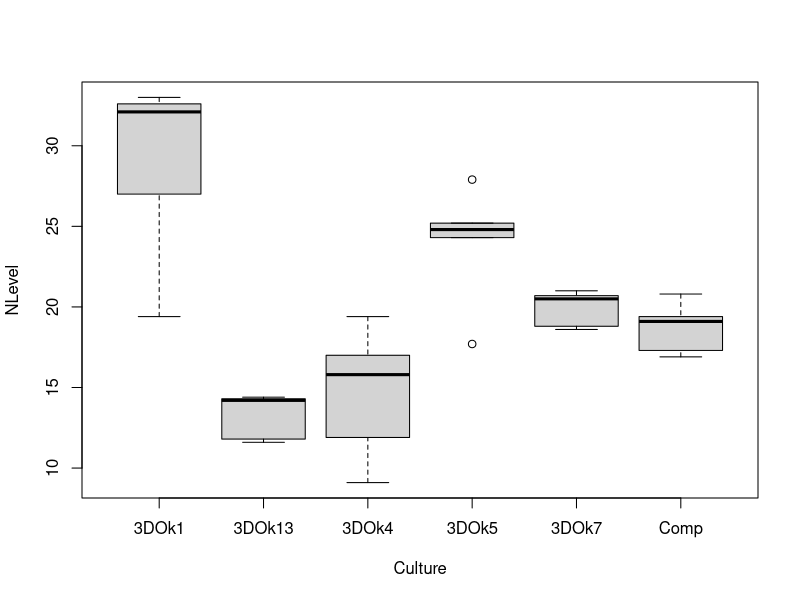
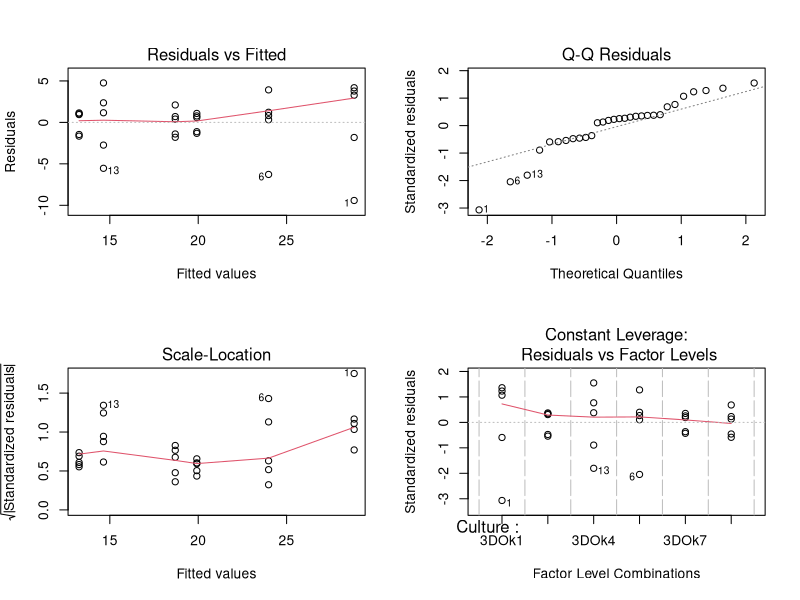

Source code (R) for these figures, in order:
#BIOL933
#Lab 3
#Example 1

#This script performs a CRD analysis (one-way ANOVA) and tests for homogeneity of variance

# Read data first
clover_dat <- read.csv("Data/Lab3ex1.csv")

#Load the data, then use the following function to examine the structure of your data
str(clover_dat, give.attr = F)

#Convert clover_dat to a dataframe and tell R that "Culture" is a classification variable; re-examine
clover_dat <- as.data.frame(clover_dat)
clover_dat$Culture <- as.factor(clover_dat$Culture)
str(clover_dat, give.attr = F)

#Apply the linear model and look at the results (ANOVA table)
clover_mod<-lm(NLevel ~ Culture, data = clover_dat)
anova(clover_mod)

#Some more results
summary(clover_mod)

#Create box-and-whisker plot of the data
plot(clover_dat)


#Testing for homogeneity of variances using Levene's original test

# how about plot the model
par(mfrow=c(2,2))
plot(clover_mod)
dev.off()

#extract residual values
clover_res<-residuals(clover_mod)
clover_res

#add these residual values to the original dataframe
clover_dat$res<-clover_res
clover_dat$absres<-abs(clover_res) #for Levene's original test, use the absolute values of residuals
clover_dat$res2<-clover_res^2 #for a more robust test, use squared residuals
head(clover_dat)  # Use head() to look at the first six lines of a dataframe

#Test for homogeneity of variances
leveneABS_mod<-lm(absres ~ Culture, data = clover_dat)
anova(leveneABS_mod)

leveneRES2_mod<-lm(res2 ~ Culture, data = clover_dat)
anova(leveneRES2_mod)


#The Levene Test is available through the "car" package
#install.packages("car")
library(car)

leveneTest(clover_mod, center = mean) #same as abs(res)
leveneTest(clover_mod, center = median) #the default


#alternative HOV tests
bartlett.test(NLevel ~ Culture, data = clover_dat)  

#parametric test; very similar to res^2
#sensitive to departures from normality

fligner.test(NLevel ~ Culture, data = clover_dat)  #non-parametric test


#For the interested:
#Testing for homogeneity of variances using Brown and Forsythe's improved Levene's Test,
#based on an ANOVA of the absolute values of median-based residuals

#To find residuals based on MEDIANS, first calculate the medians for the 6 treatment classes
aggregate(clover_dat$NLevel, list(clover_dat$Culture), median)

#Create a medians column in the original dataset
clover_dat$medians<-c(rep(32.1,5),rep(24.8,5),rep(15.8,5),rep(20.5,5),rep(14.2,5),rep(19.1,5))

#Calculate residuals, based on medians
clover_dat$median_resids<-clover_dat$NLevel - clover_dat$medians

#Find the absolute values of those residuals
clover_dat$median_resids_abs<-abs(clover_dat$median_resids)
clover_dat

#Perform the ANOVA
leveneMEDIAN_ABS_mod<-lm(median_resids_abs ~ Culture, data = clover_dat)
anova(leveneMEDIAN_ABS_mod)
